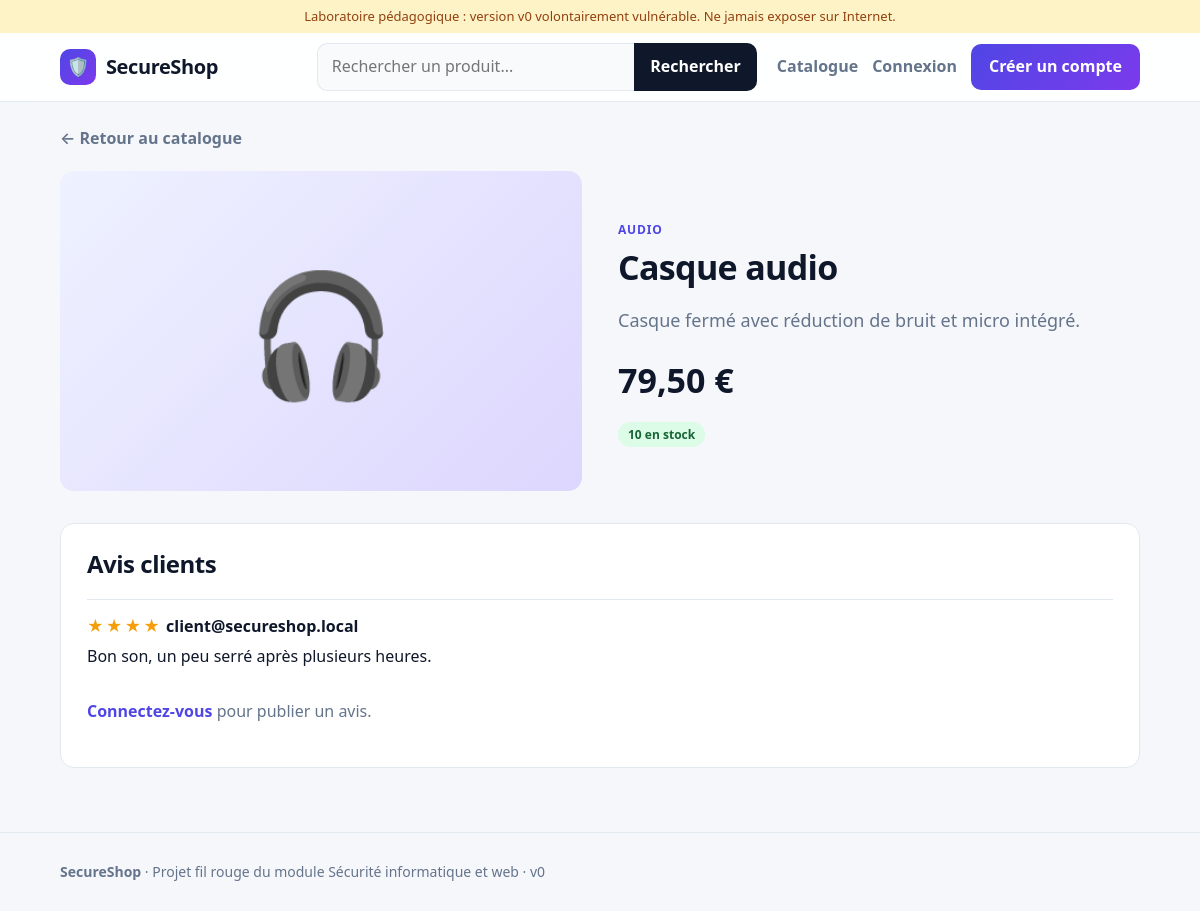
/app/product.php?id=3, run on the app's committed database.
### tables this page shows
CREATE TABLE products (
  id INT AUTO_INCREMENT PRIMARY KEY,
  name VARCHAR(100),
  description TEXT,
  price DECIMAL(8,2),
  stock INT,
  category VARCHAR(40),
  icon VARCHAR(10)
) DEFAULT CHARSET=utf8mb4;

CREATE TABLE reviews (
  id INT AUTO_INCREMENT PRIMARY KEY,
  product_id INT,
  user_email VARCHAR(100),
  rating INT,
  comment TEXT
) DEFAULT CHARSET=utf8mb4;

### app/inc/lib.php (called while the page is built, shortened)
<?php
function money($v) {
    return number_format($v, 2, ',', ' ') . ' €';
}

### app/product.php (the view, shortened to what this page needs)
<?php
require 'inc/lib.php';
$id = $_GET['id'] ?? 1;
$res = $conn->query("SELECT * FROM products WHERE id=$id");
$p = $res->fetch_assoc();
include 'inc/header.php';
$reviews = $conn->query("SELECT * FROM reviews WHERE product_id=$id ORDER BY id DESC");
?>
<a class="back" href="/index.php">&larr; Retour au catalogue</a>
<section class="detail">
  <div class="tile big"><?php echo $p['icon']; ?></div>
  <div>
    <span class="cat"><?php echo $p['category']; ?></span>
    <h1><?php echo $p['name']; ?></h1>
    <p class="lead"><?php echo $p['description']; ?></p>
    <div class="price"><?php echo money($p['price']); ?></div>
    <?php if ($p['stock'] > 0) { ?>
      <span class="badge ok"><?php echo $p['stock']; ?> en stock</span>
    <?php } else { ?>
      <span class="badge no">Rupture de stock</span>
    <?php } ?>
  </div>
</section>
<section class="panel">
  <h2>Avis clients</h2>
  <?php while ($r = $reviews->fetch_assoc()) { ?>
    <div class="review">
      <div><span class="stars"><?php echo str_repeat('★', (int)$r['rating']); ?></span>
        <strong><?php echo $r['user_email']; ?></strong></div>
      <p><?php echo $r['comment']; ?></p>
    </div>
  <?php } ?>
  <?php if (isset($_SESSION['email'])) { ?>
    <form class="form" method="post" action="/product.php?id=<?php echo $id; ?>">
      <h3>Donner votre avis</h3>
      <div class="field">
        <label>Note</label>
        <select name="rating">
          <option value="5">5 - Excellent</option>
          <option value="4">4 - Très bien</option>
          <option value="3">3 - Correct</option>
          <option value="2">2 - Décevant</option>
          <option value="1">1 - Mauvais</option>
        </select>
      </div>
      <div class="field">
        <label>Commentaire</label>
        <textarea name="comment" rows="3"></textarea>
      </div>
      <button class="btn" type="submit">Publier mon avis</button>
    </form>
  <?php } else { ?>
    <p class="muted"><a class="link-inline" href="/login.php">Connectez-vous</a> pour publier un avis.</p>
  <?php } ?>
</section>
<?php include 'inc/footer.php'; ?>

### app/assets/style.css (style rules this page uses)
:root { --bg:#f6f7fb;--surface:#fff;--ink:#0f172a;--muted:#64748b;--brand:#4f46e5;--brand2:#7c3aed;--line:#e2e8f0;--r:14px }
* { box-sizing:border-box }
body { margin:0;font:16px/1.6 system-ui,-apple-system,"Segoe UI",Roboto,sans-serif;background:var(--bg);color:var(--ink) }
a { color:inherit;text-decoration:none }
h1,h2,h3 { line-height:1.2;letter-spacing:-.02em }
.muted { color:var(--muted) }
.tile { display:grid;place-items:center;height:160px;font-size:64px;background:linear-gradient(135deg,#eef2ff,#ddd6fe) }
.tile.big { height:320px;font-size:120px;border-radius:var(--r) }
.cat { font-size:12px;text-transform:uppercase;letter-spacing:.07em;font-weight:700;color:var(--brand) }
.badge { display:inline-block;font-size:12px;font-weight:700;padding:3px 10px;border-radius:99px }
.badge.ok { background:#dcfce7;color:#166534 }
.back { display:inline-block;margin:24px 0 0;color:var(--muted);font-weight:600 }
.detail { display:grid;grid-template-columns:1fr 1fr;gap:36px;margin:20px 0 32px;align-items:center }
.detail h1 { margin:6px 0 10px;font-size:34px }
.lead { color:var(--muted);font-size:18px }
.price { font-size:34px;font-weight:800;margin:14px 0 }
.panel { background:var(--surface);border:1px solid var(--line);border-radius:var(--r);padding:26px }
.panel h2 { margin-top:0 }
.review { padding:14px 0;border-top:1px solid var(--line) }
.review p { margin:4px 0 0 }
.stars { color:#f59e0b;letter-spacing:2px }
.link-inline { color:var(--brand);font-weight:600 }

### data on the page
products: icon "🎧", category "AUDIO", name "Casque audio", description "Casque fermé avec réduction de bruit et micro intégré.", price "79,50 €", stock "10"
reviews: rating "★★★★", user_email "client@secureshop.local", comment "Bon son, un peu serré après plusieurs heures."
